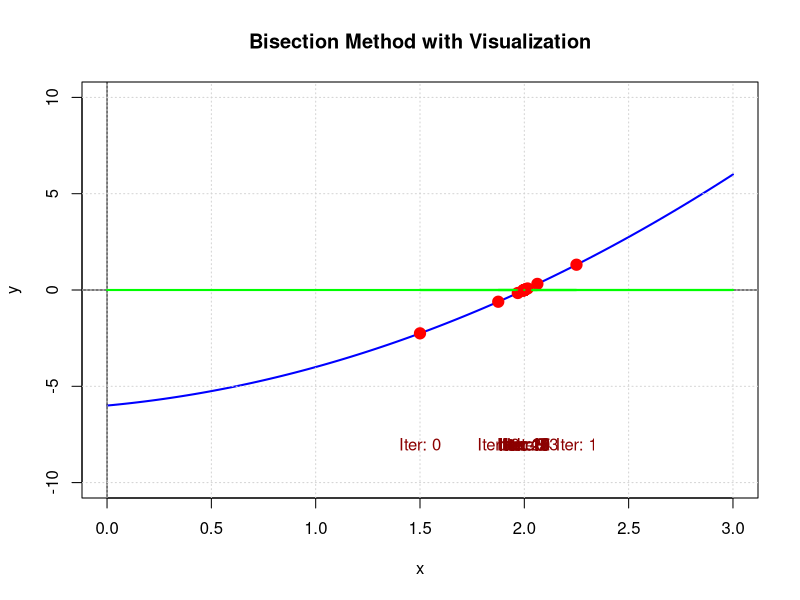

Write the R code that produced this figure.
f <- function(x) {  x^2 + x - 6  }
bisection <- function(f, a, b, tol = 1e-6, max_n = 100) {
  if (f(a) * f(b) > 0) {
    stop("Функция должна менять знак на концах интервала")
  }
  x0 <- a
  x1 <- b
  y0 <- -10 # !
  y1 <- 10  # !
  plot(NULL, xlim = c(x0, x1), ylim = c(y0, y1), 
       xlab = "x", 
       ylab = "y", 
       main = "Bisection Method with Visualization")
  
  curve(f(x), from = x0, to = x1, col = "blue", lwd = 2, add = TRUE) # График функции
  
  abline(h = 0, col = "black", lwd = 1)  # Ось X
  abline(v = 0, col = "black", lwd = 1)  # Ось Y
  grid()
  
  n <- 0 # Количество итераций
  while ((b - a) / 2 > tol && n < max_n) {
    c <- (a + b) / 2  # Середина отрезка
    
    # Визуализация текущего шага
    y0 = -8
    points(c, f(c), col = "red", pch = 19, cex = 1.5)  # Отмечаем текущую середину
    segments(a, 0, b, 0, col = "green", lwd = 2)  # Отрезок текущего интервала
    text(c, y0, labels = paste0("Iter: ", n), col = "darkred")  # Подпись номера итерации
    y0 = y0-1
    
    Sys.sleep(0.5)
    if (f(c) == 0) {
      return(c)  # Нашли точный корень
    }
    
    if (f(a) * f(c) > 0) {
      a <- c  # Корень в [c, b]
    } else {
      b <- c  # Корень в [a, c]
    }
    n <- n + 1
  }
  return((a + b) / 2)  # Возвращаем найденный корень
}

# Метод бисекции с визуализацией
root <- bisection(f, 0, 3)
print(paste("Найденный корень:", root))
